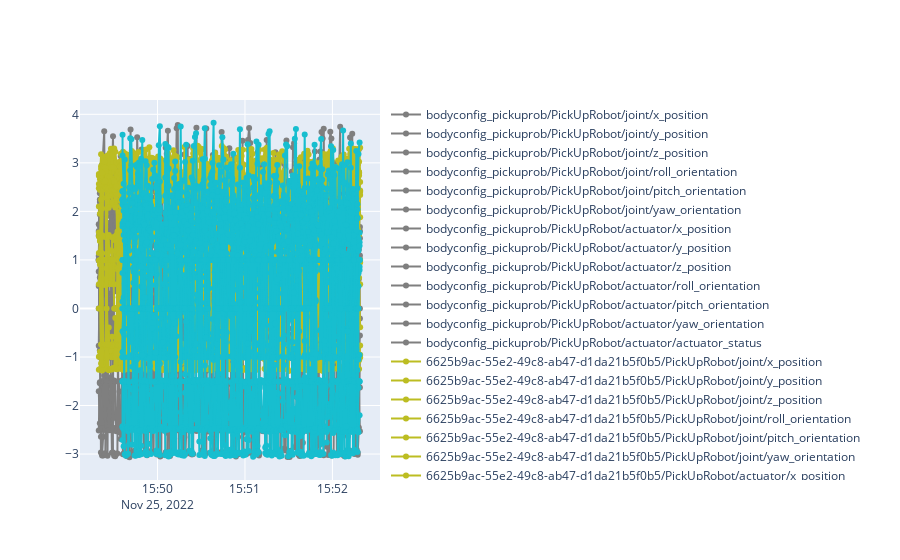

Write notebook code for a chart like this one.
### Code cell
names = []
fig = go.Figure()
for i, (dev, t) in enumerate(zip(devs,ts)) :
    for j, row in dev.iterrows() :
        dev_uuid = row.uuid
        dev_name, mod_name, attrib_name = row['dev'], row['mod'], row['attrib']
        name = row.uuid + '/' + dev_name + '/' + mod_name + '/' + attrib_name
        fig.add_trace(go.Scatter(x=t, y=row[val_cols],
                    mode='lines+markers',
                    name=name,
                    line = dict(color=colors[i+7])))
        names.append(name)
fig.show()

### Figure 1 — Plotly figure (JSON) as saved in the notebook; plotly's stock layout.template omitted (floating-point values rounded to 4 significant figures; data arrays with more than 128 entries replaced by an {"elided": "..."} marker saying what was removed)
{"data": [{"line": {"color": "#7f7f7f"}, "mode": "lines+markers", "name": "bodyconfig_pickuprob/PickUpRobot/joint/x_position", "type": "scatter", "x": {"elided": "240 str values"}, "y": {"elided": "359 float values"}}, {"line": {"color": "#7f7f7f"}, "mode": "lines+markers", "name": "bodyconfig_pickuprob/PickUpRobot/joint/y_position", "type": "scatter", "x": {"elided": "240 str values"}, "y": {"elided": "359 float values"}}, {"line": {"color": "#7f7f7f"}, "mode": "lines+markers", "name": "bodyconfig_pickuprob/PickUpRobot/joint/z_position", "type": "scatter", "x": {"elided": "240 str values"}, "y": {"elided": "359 float values"}}, {"line": {"color": "#7f7f7f"}, "mode": "lines+markers", "name": "bodyconfig_pickuprob/PickUpRobot/joint/roll_orientation", "type": "scatter", "x": {"elided": "240 str values"}, "y": {"elided": "359 float values"}}, {"line": {"color": "#7f7f7f"}, "mode": "lines+markers", "name": "bodyconfig_pickuprob/PickUpRobot/joint/pitch_orientation", "type": "scatter", "x": {"elided": "240 str values"}, "y": {"elided": "359 float values"}}, {"line": {"color": "#7f7f7f"}, "mode": "lines+markers", "name": "bodyconfig_pickuprob/PickUpRobot/joint/yaw_orientation", "type": "scatter", "x": {"elided": "240 str values"}, "y": {"elided": "359 float values"}}, {"line": {"color": "#7f7f7f"}, "mode": "lines+markers", "name": "bodyconfig_pickuprob/PickUpRobot/actuator/x_position", "type": "scatter", "x": {"elided": "240 str values"}, "y": {"elided": "359 float values"}}, {"line": {"color": "#7f7f7f"}, "mode": "lines+markers", "name": "bodyconfig_pickuprob/PickUpRobot/actuator/y_position", "type": "scatter", "x": {"elided": "240 str values"}, "y": {"elided": "359 float values"}}, {"line": {"color": "#7f7f7f"}, "mode": "lines+markers", "name": "bodyconfig_pickuprob/PickUpRobot/actuator/z_position", "type": "scatter", "x": {"elided": "240 str values"}, "y": {"elided": "359 float values"}}, {"line": {"color": "#7f7f7f"}, "mode": "lines+markers", "name": "bodyconfig_pickuprob/PickUpRobot/actuator/roll_orientation", "type": "scatter", "x": {"elided": "240 str values"}, "y": {"elided": "359 float values"}}, {"line": {"color": "#7f7f7f"}, "mode": "lines+markers", "name": "bodyconfig_pickuprob/PickUpRobot/actuator/pitch_orientation", "type": "scatter", "x": {"elided": "240 str values"}, "y": {"elided": "359 float values"}}, {"line": {"color": "#7f7f7f"}, "mode": "lines+markers", "name": "bodyconfig_pickuprob/PickUpRobot/actuator/yaw_orientation", "type": "scatter", "x": {"elided": "240 str values"}, "y": {"elided": "359 float values"}}, {"line": {"color": "#7f7f7f"}, "mode": "lines+markers", "name": "bodyconfig_pickuprob/PickUpRobot/actuator/actuator_status", "type": "scatter", "x": {"elided": "240 str values"}, "y": {"elided": "359 int values"}}, {"line": {"color": "#bcbd22"}, "mode": "lines+markers", "name": "6625b9ac-55e2-49c8-ab47-d1da21b5f0b5/PickUpRobot/joint/x_position", "type": "scatter", "x": {"elided": "240 str values"}, "y": {"elided": "359 float values"}}, {"line": {"color": "#bcbd22"}, "mode": "lines+markers", "name": "6625b9ac-55e2-49c8-ab47-d1da21b5f0b5/PickUpRobot/joint/y_position", "type": "scatter", "x": {"elided": "240 str values"}, "y": {"elided": "359 float values"}}, {"line": {"color": "#bcbd22"}, "mode": "lines+markers", "name": "6625b9ac-55e2-49c8-ab47-d1da21b5f0b5/PickUpRobot/joint/z_position", "type": "scatter", "x": {"elided": "240 str values"}, "y": {"elided": "359 float values"}}, {"line": {"color": "#bcbd22"}, "mode": "lines+markers", "name": "6625b9ac-55e2-49c8-ab47-d1da21b5f0b5/PickUpRobot/joint/roll_orientation", "type": "scatter", "x": {"elided": "240 str values"}, "y": {"elided": "359 float values"}}, {"line": {"color": "#bcbd22"}, "mode": "lines+markers", "name": "6625b9ac-55e2-49c8-ab47-d1da21b5f0b5/PickUpRobot/joint/pitch_orientation", "type": "scatter", "x": {"elided": "240 str values"}, "y": {"elided": "359 float values"}}, {"line": {"color": "#bcbd22"}, "mode": "lines+markers", "name": "6625b9ac-55e2-49c8-ab47-d1da21b5f0b5/PickUpRobot/joint/yaw_orientation", "type": "scatter", "x": {"elided": "240 str values"}, "y": {"elided": "359 float values"}}, {"line": {"color": "#bcbd22"}, "mode": "lines+markers", "name": "6625b9ac-55e2-49c8-ab47-d1da21b5f0b5/PickUpRobot/actuator/x_position", "type": "scatter", "x": {"elided": "240 str values"}, "y": {"elided": "359 float values"}}, {"line": {"color": "#bcbd22"}, "mode": "lines+markers", "name": "6625b9ac-55e2-49c8-ab47-d1da21b5f0b5/PickUpRobot/actuator/y_position", "type": "scatter", "x": {"elided": "240 str values"}, "y": {"elided": "359 float values"}}, {"line": {"color": "#bcbd22"}, "mode": "lines+markers", "name": "6625b9ac-55e2-49c8-ab47-d1da21b5f0b5/PickUpRobot/actuator/z_position", "type": "scatter", "x": {"elided": "240 str values"}, "y": {"elided": "359 float values"}}, {"line": {"color": "#bcbd22"}, "mode": "lines+markers", "name": "6625b9ac-55e2-49c8-ab47-d1da21b5f0b5/PickUpRobot/actuator/roll_orientation", "type": "scatter", "x": {"elided": "240 str values"}, "y": {"elided": "359 float values"}}, {"line": {"color": "#bcbd22"}, "mode": "lines+markers", "name": "6625b9ac-55e2-49c8-ab47-d1da21b5f0b5/PickUpRobot/actuator/pitch_orientation", "type": "scatter", "x": {"elided": "240 str values"}, "y": {"elided": "359 float values"}}, {"line": {"color": "#bcbd22"}, "mode": "lines+markers", "name": "6625b9ac-55e2-49c8-ab47-d1da21b5f0b5/PickUpRobot/actuator/yaw_orientation", "type": "scatter", "x": {"elided": "240 str values"}, "y": {"elided": "359 float values"}}, {"line": {"color": "#bcbd22"}, "mode": "lines+markers", "name": "6625b9ac-55e2-49c8-ab47-d1da21b5f0b5/PickUpRobot/actuator/actuator_status", "type": "scatter", "x": {"elided": "240 str values"}, "y": {"elided": "359 int values"}}, {"line": {"color": "#17becf"}, "mode": "lines+markers", "name": "bodyconfig_pickuprob2/PickUpRobot/joint/x_position", "type": "scatter", "x": {"elided": "219 str values"}, "y": {"elided": "359 float values"}}, {"line": {"color": "#17becf"}, "mode": "lines+markers", "name": "bodyconfig_pickuprob2/PickUpRobot/joint/y_position", "type": "scatter", "x": {"elided": "219 str values"}, "y": {"elided": "359 float values"}}, {"line": {"color": "#17becf"}, "mode": "lines+markers", "name": "bodyconfig_pickuprob2/PickUpRobot/joint/z_position", "type": "scatter", "x": {"elided": "219 str values"}, "y": {"elided": "359 float values"}}, {"line": {"color": "#17becf"}, "mode": "lines+markers", "name": "bodyconfig_pickuprob2/PickUpRobot/joint/roll_orientation", "type": "scatter", "x": {"elided": "219 str values"}, "y": {"elided": "359 float values"}}, {"line": {"color": "#17becf"}, "mode": "lines+markers", "name": "bodyconfig_pickuprob2/PickUpRobot/joint/pitch_orientation", "type": "scatter", "x": {"elided": "219 str values"}, "y": {"elided": "359 float values"}}, {"line": {"color": "#17becf"}, "mode": "lines+markers", "name": "bodyconfig_pickuprob2/PickUpRobot/joint/yaw_orientation", "type": "scatter", "x": {"elided": "219 str values"}, "y": {"elided": "359 float values"}}, {"line": {"color": "#17becf"}, "mode": "lines+markers", "name": "bodyconfig_pickuprob2/PickUpRobot/actuator/x_position", "type": "scatter", "x": {"elided": "219 str values"}, "y": {"elided": "359 float values"}}, {"line": {"color": "#17becf"}, "mode": "lines+markers", "name": "bodyconfig_pickuprob2/PickUpRobot/actuator/y_position", "type": "scatter", "x": {"elided": "219 str values"}, "y": {"elided": "359 float values"}}, {"line": {"color": "#17becf"}, "mode": "lines+markers", "name": "bodyconfig_pickuprob2/PickUpRobot/actuator/z_position", "type": "scatter", "x": {"elided": "219 str values"}, "y": {"elided": "359 float values"}}, {"line": {"color": "#17becf"}, "mode": "lines+markers", "name": "bodyconfig_pickuprob2/PickUpRobot/actuator/roll_orientation", "type": "scatter", "x": {"elided": "219 str values"}, "y": {"elided": "359 float values"}}, {"line": {"color": "#17becf"}, "mode": "lines+markers", "name": "bodyconfig_pickuprob2/PickUpRobot/actuator/pitch_orientation", "type": "scatter", "x": {"elided": "219 str values"}, "y": {"elided": "359 float values"}}, {"line": {"color": "#17becf"}, "mode": "lines+markers", "name": "bodyconfig_pickuprob2/PickUpRobot/actuator/yaw_orientation", "type": "scatter", "x": {"elided": "219 str values"}, "y": {"elided": "359 float values"}}, {"line": {"color": "#17becf"}, "mode": "lines+markers", "name": "bodyconfig_pickuprob2/PickUpRobot/actuator/actuator_status", "type": "scatter", "x": {"elided": "219 str values"}, "y": {"elided": "359 int values"}}], "layout": {}}
